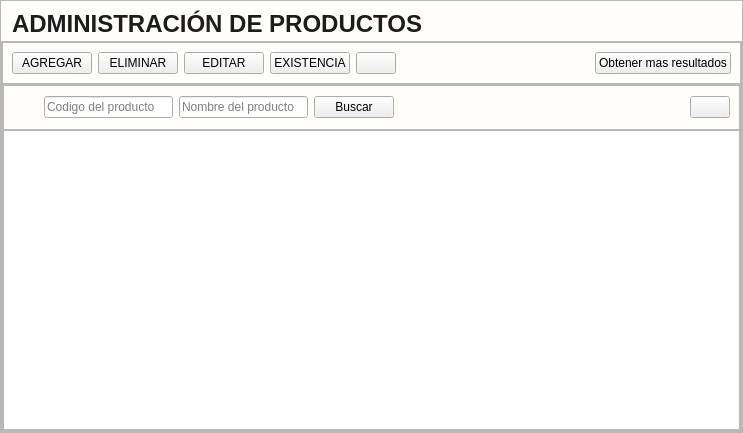
<?xml version="1.0" encoding="UTF-8"?>
<ui version="4.0">
 <class>Control_Productos</class>
 <widget class="QWidget" name="Control_Productos">
  <property name="geometry">
   <rect>
    <x>0</x>
    <y>0</y>
    <width>743</width>
    <height>433</height>
   </rect>
  </property>
  <property name="windowTitle">
   <string>Form</string>
  </property>
  <property name="styleSheet">
   <string notr="true">#Control_Productos{
background: #fffefb;
}
[objectName*=&quot;contenedor&quot;]{
background: #fffefb;
border:none;
}
#etiquetaTitulo_productos{
color:#1d1c1c;
background-color: #fffefb;
font-size: 24px;
font-weight: bold;
padding-left: 5px;
text-transform: uppercase;
font-family: &quot;Arial&quot;;
padding-top: 5px;
}
[objectName*=&quot;btn_btn_adminProductos&quot;]{
icon-size: 24px;
height: 25px;
border:none;
border-radius:5px;
color:#fffefb;
background:#023375;
font-size:12px;
font-family:Arial;
font-weight:bold;
padding-left: 5px;
padding-right:5px;
}
[objectName*=&quot;btn_btn_&quot;]:hover{
background:#2196F3;
}
#btn_btn_agregar:hover{
background:#68a67d;
}
#btn_btn_eliminar:hover{
background:#EE1D52;
}
[objectName*=&quot;btn_RefrescarTabla&quot;]{
border-radius: 2px;
background: #e0e0e0;
padding: 5px;
}
[objectName*=&quot;btn_RefrescarTabla&quot;]:hover{
background: rgb(179, 179, 179);
}
[objectName*=&quot;btn_RefrescarTabla&quot;]:pressed{
background: #b6ccd8 ;
}
#etiqueta_buscar{
image: url(:/iconosAzules/Icons/iconos/Azul/buscar_filas_azul.svg);
min-width:25px;
min-height:25px;
}
[objectName*=&quot;txt_&quot;]{
font-size: 14px;
font-family:Arial;
color:#1d1c1c;
background: #F5F5F5;
border:none;
border-bottom:1px solid #1d1c1c;
border-radius: 5px;
}
[objectName*=&quot;txt_&quot;]:focus{
border-bottom:2px solid #023375;
}
/*TABLA*/

[objectName*=&quot;tabla_&quot;] {
font-family: Arial;
font-size: 14px;
background: #E3E3E3;
border: 1px solid #4791F5;
}

[objectName*=&quot;tabla_&quot;] QTableView {
background-color: #ffffff;
alternate-background-color: #f0f0f0;
selection-background-color: #cce4ff;
selection-color: black;
}

/* Encabezados */
[objectName*=&quot;tabla_&quot;] QHeaderView::section {
background-color: #023375;
color: white;
font-size: 16px;
padding: 5px;
border: 1px solid gray;
}

[objectName*=&quot;tabla_&quot;] QHeaderView::horizontal,
[objectName*=&quot;tabla_&quot;] QHeaderView::vertical {
background-color: #023375;
color: white;
}

/* Ítems seleccionados */
[objectName*=&quot;tabla_&quot;] QTableView::item:selected {
background-color: #cce4ff;
color: black;
}



</string>
  </property>
  <layout class="QGridLayout" name="gridLayout">
   <property name="leftMargin">
    <number>0</number>
   </property>
   <property name="topMargin">
    <number>0</number>
   </property>
   <property name="rightMargin">
    <number>0</number>
   </property>
   <property name="bottomMargin">
    <number>0</number>
   </property>
   <property name="spacing">
    <number>0</number>
   </property>
   <item row="0" column="0">
    <widget class="QFrame" name="contenedor">
     <property name="frameShape">
      <enum>QFrame::Shape::StyledPanel</enum>
     </property>
     <property name="frameShadow">
      <enum>QFrame::Shadow::Raised</enum>
     </property>
     <layout class="QGridLayout" name="gridLayout_2">
      <property name="leftMargin">
       <number>0</number>
      </property>
      <property name="topMargin">
       <number>0</number>
      </property>
      <property name="rightMargin">
       <number>0</number>
      </property>
      <property name="bottomMargin">
       <number>0</number>
      </property>
      <property name="spacing">
       <number>0</number>
      </property>
      <item row="0" column="0">
       <widget class="QLabel" name="etiquetaTitulo_productos">
        <property name="minimumSize">
         <size>
          <width>0</width>
          <height>40</height>
         </size>
        </property>
        <property name="maximumSize">
         <size>
          <width>16777215</width>
          <height>40</height>
         </size>
        </property>
        <property name="text">
         <string>ADMINISTRACIÓN DE PRODUCTOS</string>
        </property>
       </widget>
      </item>
      <item row="1" column="0">
       <widget class="QFrame" name="contenedor_frame_2">
        <property name="frameShape">
         <enum>QFrame::Shape::StyledPanel</enum>
        </property>
        <property name="frameShadow">
         <enum>QFrame::Shadow::Raised</enum>
        </property>
        <layout class="QGridLayout" name="gridLayout_5">
         <property name="leftMargin">
          <number>0</number>
         </property>
         <property name="topMargin">
          <number>0</number>
         </property>
         <property name="rightMargin">
          <number>0</number>
         </property>
         <property name="bottomMargin">
          <number>0</number>
         </property>
         <property name="spacing">
          <number>0</number>
         </property>
         <item row="0" column="0">
          <widget class="QFrame" name="contenedor_controles">
           <property name="frameShape">
            <enum>QFrame::Shape::StyledPanel</enum>
           </property>
           <property name="frameShadow">
            <enum>QFrame::Shadow::Raised</enum>
           </property>
           <layout class="QGridLayout" name="gridLayout_3">
            <item row="0" column="2">
             <spacer name="horizontalSpacer_2">
              <property name="orientation">
               <enum>Qt::Orientation::Horizontal</enum>
              </property>
              <property name="sizeHint" stdset="0">
               <size>
                <width>40</width>
                <height>20</height>
               </size>
              </property>
             </spacer>
            </item>
            <item row="0" column="0">
             <layout class="QHBoxLayout" name="horizontalLayout">
              <item>
               <widget class="QPushButton" name="btn_btn_adminProductos_agregar">
                <property name="cursor">
                 <cursorShape>PointingHandCursor</cursorShape>
                </property>
                <property name="toolTip">
                 <string>Agregar nuevo producto</string>
                </property>
                <property name="text">
                 <string>AGREGAR</string>
                </property>
                <property name="icon">
                 <iconset resource="../../Source/iconosSVG.qrc">
                  <normaloff>:/iconosBlancos/Icons/iconos/Blanco/agregar_blanco.svg</normaloff>:/iconosBlancos/Icons/iconos/Blanco/agregar_blanco.svg</iconset>
                </property>
                <property name="iconSize">
                 <size>
                  <width>24</width>
                  <height>24</height>
                 </size>
                </property>
               </widget>
              </item>
              <item>
               <widget class="QPushButton" name="btn_btn_adminProductos_eliminar">
                <property name="cursor">
                 <cursorShape>PointingHandCursor</cursorShape>
                </property>
                <property name="toolTip">
                 <string>Eliminar producto</string>
                </property>
                <property name="text">
                 <string>ELIMINAR</string>
                </property>
                <property name="icon">
                 <iconset resource="../../Source/iconosSVG.qrc">
                  <normaloff>:/iconosBlancos/Icons/iconos/Blanco/eliminar_blanco.svg</normaloff>:/iconosBlancos/Icons/iconos/Blanco/eliminar_blanco.svg</iconset>
                </property>
                <property name="iconSize">
                 <size>
                  <width>24</width>
                  <height>24</height>
                 </size>
                </property>
               </widget>
              </item>
              <item>
               <widget class="QPushButton" name="btn_btn_adminProductos_modificar">
                <property name="cursor">
                 <cursorShape>PointingHandCursor</cursorShape>
                </property>
                <property name="toolTip">
                 <string>Editar producto</string>
                </property>
                <property name="text">
                 <string>EDITAR</string>
                </property>
                <property name="icon">
                 <iconset resource="../../Source/iconosSVG.qrc">
                  <normaloff>:/iconosBlancos/Icons/iconos/Blanco/editar_blanco.svg</normaloff>:/iconosBlancos/Icons/iconos/Blanco/editar_blanco.svg</iconset>
                </property>
                <property name="iconSize">
                 <size>
                  <width>24</width>
                  <height>24</height>
                 </size>
                </property>
               </widget>
              </item>
              <item>
               <widget class="QPushButton" name="btn_btn_adminProductos_ExistenciaProducto">
                <property name="cursor">
                 <cursorShape>PointingHandCursor</cursorShape>
                </property>
                <property name="text">
                 <string>EXISTENCIA</string>
                </property>
               </widget>
              </item>
             </layout>
            </item>
            <item row="0" column="1">
             <widget class="QPushButton" name="btn_btn_adminProductos_importarProductos">
              <property name="cursor">
               <cursorShape>PointingHandCursor</cursorShape>
              </property>
              <property name="toolTip">
               <string>Importar productos</string>
              </property>
              <property name="styleSheet">
               <string notr="true"/>
              </property>
              <property name="text">
               <string/>
              </property>
              <property name="icon">
               <iconset resource="../../Source/iconosSVG.qrc">
                <normaloff>:/iconosBlancos/Icons/iconos/Blanco/upload_blanco.svg</normaloff>:/iconosBlancos/Icons/iconos/Blanco/upload_blanco.svg</iconset>
              </property>
             </widget>
            </item>
            <item row="0" column="3">
             <widget class="QPushButton" name="btn_btn_obtenerMasProductos">
              <property name="text">
               <string>Obtener mas resultados</string>
              </property>
             </widget>
            </item>
           </layout>
          </widget>
         </item>
         <item row="1" column="0">
          <widget class="QFrame" name="contenedor_tabla">
           <property name="frameShape">
            <enum>QFrame::Shape::StyledPanel</enum>
           </property>
           <property name="frameShadow">
            <enum>QFrame::Shadow::Raised</enum>
           </property>
           <layout class="QVBoxLayout" name="verticalLayout">
            <property name="spacing">
             <number>0</number>
            </property>
            <property name="leftMargin">
             <number>0</number>
            </property>
            <property name="topMargin">
             <number>0</number>
            </property>
            <property name="rightMargin">
             <number>0</number>
            </property>
            <property name="bottomMargin">
             <number>0</number>
            </property>
            <item alignment="Qt::AlignmentFlag::AlignVCenter">
             <widget class="QFrame" name="contenedor_frame">
              <property name="frameShape">
               <enum>QFrame::Shape::StyledPanel</enum>
              </property>
              <property name="frameShadow">
               <enum>QFrame::Shadow::Raised</enum>
              </property>
              <layout class="QHBoxLayout" name="horizontalLayout_2">
               <item>
                <widget class="QLabel" name="etiqueta_buscar">
                 <property name="text">
                  <string/>
                 </property>
                </widget>
               </item>
               <item>
                <widget class="QLineEdit" name="txt_buscar_productoUPC">
                 <property name="placeholderText">
                  <string>Codigo del producto</string>
                 </property>
                 <property name="clearButtonEnabled">
                  <bool>true</bool>
                 </property>
                </widget>
               </item>
               <item>
                <widget class="QLineEdit" name="txt_buscar">
                 <property name="placeholderText">
                  <string>Nombre del producto</string>
                 </property>
                 <property name="clearButtonEnabled">
                  <bool>true</bool>
                 </property>
                </widget>
               </item>
               <item alignment="Qt::AlignmentFlag::AlignVCenter">
                <widget class="QPushButton" name="btn_btn_adminProductos_buscar">
                 <property name="cursor">
                  <cursorShape>PointingHandCursor</cursorShape>
                 </property>
                 <property name="toolTip">
                  <string>Buscar producto</string>
                 </property>
                 <property name="text">
                  <string>Buscar</string>
                 </property>
                </widget>
               </item>
               <item>
                <spacer name="horizontalSpacer">
                 <property name="orientation">
                  <enum>Qt::Orientation::Horizontal</enum>
                 </property>
                 <property name="sizeHint" stdset="0">
                  <size>
                   <width>290</width>
                   <height>20</height>
                  </size>
                 </property>
                </spacer>
               </item>
               <item alignment="Qt::AlignmentFlag::AlignVCenter">
                <widget class="QPushButton" name="btn_RefrescarTabla">
                 <property name="cursor">
                  <cursorShape>PointingHandCursor</cursorShape>
                 </property>
                 <property name="toolTip">
                  <string>Actualizar tabla</string>
                 </property>
                 <property name="text">
                  <string/>
                 </property>
                 <property name="icon">
                  <iconset resource="../../Source/iconosSVG.qrc">
                   <normaloff>:/iconosBlancos/Icons/IconosSVG/base_datos_refresh.png</normaloff>:/iconosBlancos/Icons/IconosSVG/base_datos_refresh.png</iconset>
                 </property>
                </widget>
               </item>
              </layout>
             </widget>
            </item>
            <item>
             <widget class="QTableView" name="tabla_productos">
              <property name="editTriggers">
               <set>QAbstractItemView::EditTrigger::NoEditTriggers</set>
              </property>
              <property name="alternatingRowColors">
               <bool>true</bool>
              </property>
              <property name="selectionMode">
               <enum>QAbstractItemView::SelectionMode::SingleSelection</enum>
              </property>
              <property name="selectionBehavior">
               <enum>QAbstractItemView::SelectionBehavior::SelectRows</enum>
              </property>
              <property name="gridStyle">
               <enum>Qt::PenStyle::DashDotLine</enum>
              </property>
              <attribute name="horizontalHeaderMinimumSectionSize">
               <number>200</number>
              </attribute>
              <attribute name="horizontalHeaderDefaultSectionSize">
               <number>200</number>
              </attribute>
             </widget>
            </item>
           </layout>
          </widget>
         </item>
        </layout>
       </widget>
      </item>
     </layout>
    </widget>
   </item>
  </layout>
 </widget>
 <resources>
  <include location="../../Source/ibootstrap.qrc"/>
  <include location="../../Source/iconosSVG.qrc"/>
 </resources>
 <connections/>
</ui>
